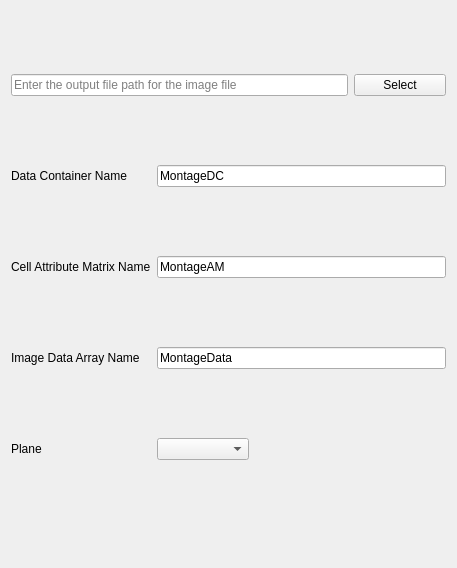
<?xml version="1.0" encoding="UTF-8"?>
<ui version="4.0">
 <class>SaveImageFilePage</class>
 <widget class="QWizardPage" name="SaveImageFilePage">
  <property name="geometry">
   <rect>
    <x>0</x>
    <y>0</y>
    <width>457</width>
    <height>568</height>
   </rect>
  </property>
  <property name="windowTitle">
   <string>WizardPage</string>
  </property>
  <layout class="QGridLayout" name="gridLayout" columnstretch="0,0,0,0">
   <property name="sizeConstraint">
    <enum>QLayout::SetDefaultConstraint</enum>
   </property>
   <item row="3" column="0">
    <widget class="QLabel" name="label_12">
     <property name="text">
      <string>Cell Attribute Matrix Name</string>
     </property>
    </widget>
   </item>
   <item row="6" column="0" colspan="4">
    <spacer name="verticalSpacer">
     <property name="orientation">
      <enum>Qt::Vertical</enum>
     </property>
     <property name="sizeType">
      <enum>QSizePolicy::Preferred</enum>
     </property>
     <property name="sizeHint" stdset="0">
      <size>
       <width>20</width>
       <height>30</height>
      </size>
     </property>
    </spacer>
   </item>
   <item row="2" column="0">
    <widget class="QLabel" name="label_11">
     <property name="text">
      <string>Data Container Name</string>
     </property>
    </widget>
   </item>
   <item row="4" column="1" colspan="3">
    <widget class="QLineEdit" name="imageArrayNameLE">
     <property name="enabled">
      <bool>true</bool>
     </property>
     <property name="text">
      <string>MontageData</string>
     </property>
    </widget>
   </item>
   <item row="4" column="0">
    <widget class="QLabel" name="label_13">
     <property name="text">
      <string>Image Data Array Name</string>
     </property>
    </widget>
   </item>
   <item row="3" column="1" colspan="3">
    <widget class="QLineEdit" name="cellAttrMatrixNameLE">
     <property name="enabled">
      <bool>true</bool>
     </property>
     <property name="text">
      <string>MontageAM</string>
     </property>
    </widget>
   </item>
   <item row="5" column="0">
    <widget class="QLabel" name="label">
     <property name="text">
      <string>Plane</string>
     </property>
    </widget>
   </item>
   <item row="1" column="3">
    <widget class="QPushButton" name="selectButton">
     <property name="text">
      <string>Select</string>
     </property>
    </widget>
   </item>
   <item row="2" column="1" colspan="3">
    <widget class="QLineEdit" name="dataContainerNameLE">
     <property name="enabled">
      <bool>true</bool>
     </property>
     <property name="text">
      <string>MontageDC</string>
     </property>
    </widget>
   </item>
   <item row="1" column="0" colspan="3">
    <widget class="QLineEdit" name="dataFileLE">
     <property name="placeholderText">
      <string>Enter the output file path for the image file</string>
     </property>
    </widget>
   </item>
   <item row="5" column="1">
    <widget class="QComboBox" name="planeCB"/>
   </item>
  </layout>
 </widget>
 <tabstops>
  <tabstop>dataFileLE</tabstop>
  <tabstop>selectButton</tabstop>
  <tabstop>dataContainerNameLE</tabstop>
  <tabstop>cellAttrMatrixNameLE</tabstop>
  <tabstop>imageArrayNameLE</tabstop>
 </tabstops>
 <resources/>
 <connections/>
</ui>
